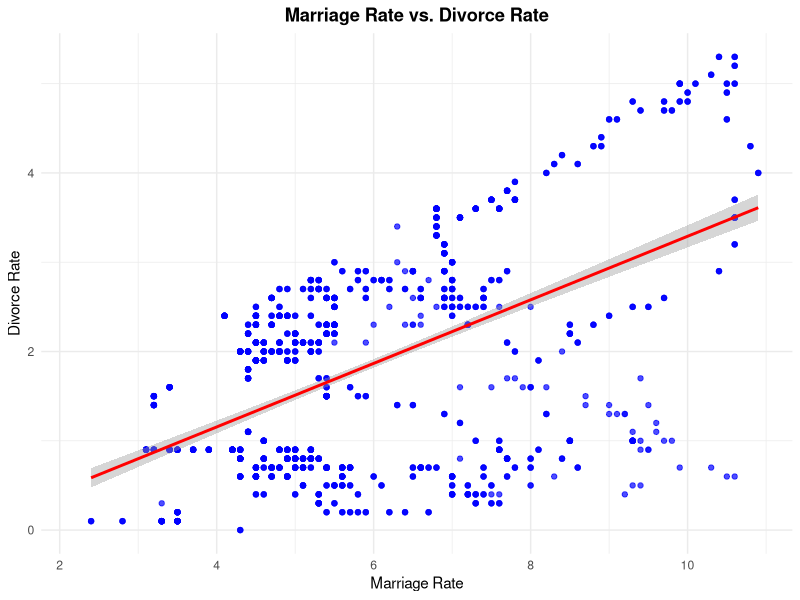
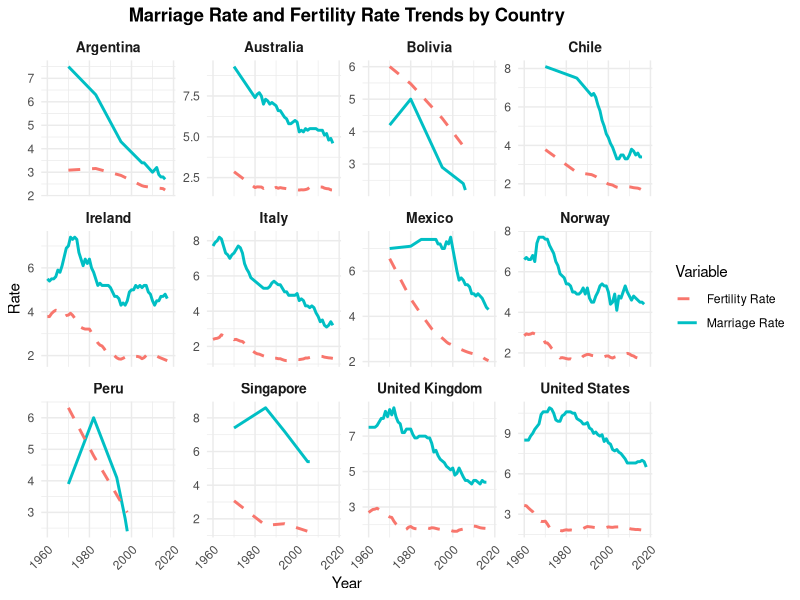
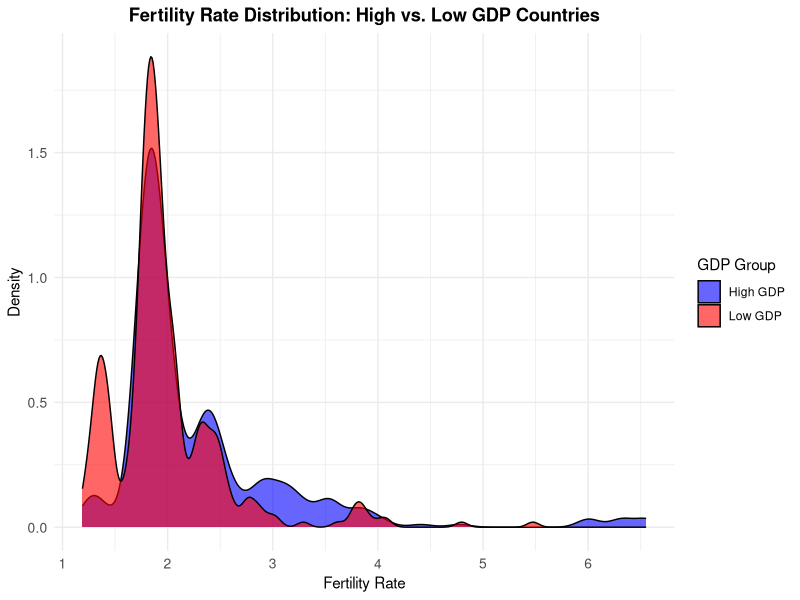
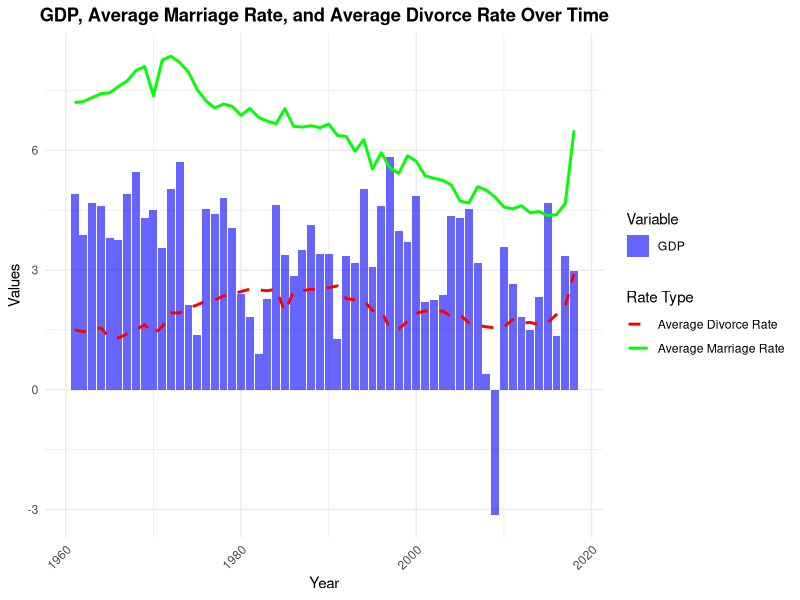
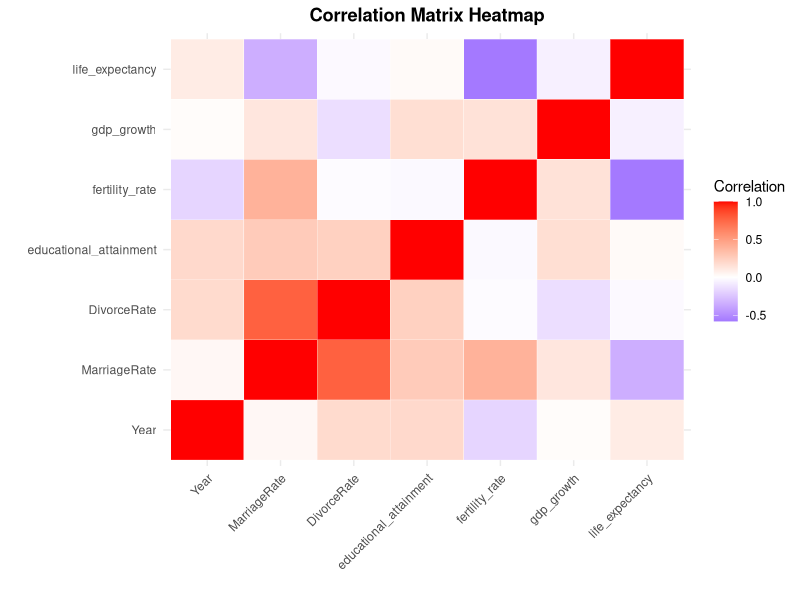

Here is the R script that generated these plots, in order:
## ---- chunk 1
library(ggplot2)
library(dplyr)
library(reshape2)
## ---- chunk 2
marriage_data <- read.csv("marriage-rate-per-1000-inhabitants.csv")
divorce_data <- read.csv("divorces-per-1000-people.csv")
education_data <- read.csv("education_long.csv")
fertility_data <- read.csv("fertility_long.csv")
gdp_data <- read.csv("gdp_long.csv")
life_data <- read.csv("life_long.csv")
## ---- chunk 3
marriage_divorce <- marriage_data |> 
  left_join(divorce_data, by = c("Entity", "Code", "Year")) 
names(marriage_divorce)[1] <- "Country"
names(marriage_divorce)[4] <- "MarriageRate"
names(marriage_divorce)[5] <- "DivorceRate"

filtered_education <- education_data |> 
  filter(Country %in% marriage_divorce$Country & Year %in% marriage_divorce$Year)

filtered_fertility <- fertility_data |> 
  filter(Country %in% marriage_divorce$Country & Year %in% marriage_divorce$Year)

filtered_gdp <- gdp_data |> 
  filter(Country %in% marriage_divorce$Country & Year %in% marriage_divorce$Year)

filtered_life <- life_data |> 
  filter(Country %in% marriage_divorce$Country & Year %in% marriage_divorce$Year)

final_data <- marriage_divorce |>
  left_join(filtered_education, by = c("Country", "Code", "Year")) |>
  left_join(filtered_fertility, by = c("Country", "Code", "Year")) |>
  left_join(filtered_gdp, by = c("Country", "Code", "Year")) |>
  left_join(filtered_life, by = c("Country", "Code", "Year"))

colSums(is.na(final_data))
## ---- chunk 4
ggplot(final_data, aes(x = MarriageRate, y = DivorceRate)) +
  geom_point(alpha = 0.7, color = "blue") +
  geom_smooth(method = "lm", color = "red", se = TRUE) +  # Add a trend line
  labs(
    title = "Marriage Rate vs. Divorce Rate",
    x = "Marriage Rate",
    y = "Divorce Rate"
  ) +
  theme_minimal() +
  theme(
    plot.title = element_text(hjust = 0.5, face = "bold")
  )
## ---- chunk 5
filtered_data <- final_data %>%
  filter(!is.na(MarriageRate) & !is.na(fertility_rate))

# Line plot
ggplot(filtered_data, aes(x = Year)) +
  geom_line(aes(y = MarriageRate, color = "Marriage Rate"), size = 1) +
  geom_line(aes(y = fertility_rate, color = "Fertility Rate"), size = 1, linetype = "dashed") +
  facet_wrap(~ Country, scales = "free_y") +
  labs(
    title = "Marriage Rate and Fertility Rate Trends by Country",
    x = "Year",
    y = "Rate",
    color = "Variable"
  ) +
  theme_minimal() +
  theme(
    plot.title = element_text(hjust = 0.5, face = "bold"),
    axis.text.x = element_text(angle = 45, hjust = 1),
    strip.text = element_text(size = 10, face = "bold")
  )
## ---- chunk 6
final_data <- final_data |> 
  filter(!is.na(gdp_growth) & !is.na(fertility_rate)) |> 
  mutate(
    GDP_Group = ifelse(gdp_growth >= median(gdp_growth, na.rm = TRUE), "High GDP", "Low GDP")
  )

ggplot(final_data, aes(x = fertility_rate, fill = GDP_Group)) +
  geom_density(alpha = 0.6) +  # Semi-transparent fill for overlapping areas
  labs(
    title = "Fertility Rate Distribution: High vs. Low GDP Countries",
    x = "Fertility Rate",
    y = "Density",
    fill = "GDP Group"
  ) +
  scale_fill_manual(values = c("High GDP" = "blue", "Low GDP" = "red")) +
  theme_minimal() +
  theme(
    plot.title = element_text(hjust = 0.5, face = "bold"),
    axis.text = element_text(size = 10)
  )
## ---- chunk 7
plot_data <- final_data %>%
  group_by(Year) %>%
  summarize(
    Avg_MarriageRate = mean(MarriageRate, na.rm = TRUE),
    Avg_DivorceRate = mean(DivorceRate, na.rm = TRUE),
    Avg_GDP = mean(gdp_growth, na.rm = TRUE)
  ) %>%
  ungroup()

library(ggplot2)

ggplot(plot_data) +
  geom_bar(aes(x = Year, y = Avg_GDP, fill = "GDP"), stat = "identity", alpha = 0.6) +
  geom_line(aes(x = Year, y = Avg_MarriageRate, color = "Average Marriage Rate"), size = 1) +
  geom_line(aes(x = Year, y = Avg_DivorceRate, color = "Average Divorce Rate"), size = 1, linetype = "dashed") +
  labs(
    title = "GDP, Average Marriage Rate, and Average Divorce Rate Over Time",
    x = "Year",
    y = "Values",
    fill = "Variable",
    color = "Rate Type"
  ) +
  theme_minimal() +
  theme(
    plot.title = element_text(hjust = 0.5, face = "bold"),
    axis.text.x = element_text(angle = 45, hjust = 1)
  ) +
  scale_fill_manual(values = c("GDP" = "blue")) +
  scale_color_manual(values = c(
    "Average Marriage Rate" = "green",
    "Average Divorce Rate" = "red"
  ))

## ---- chunk 8
numeric_data <- final_data |> 
  select_if(is.numeric) |> 
  scale()

cor_matrix <- cor(numeric_data, use = "complete.obs") 
cor_long <- melt(cor_matrix)

colnames(cor_long) <- c("Variable1", "Variable2", "Correlation")

ggplot(cor_long, aes(x = Variable1, y = Variable2, fill = Correlation)) +
  geom_tile(color = "white") +
  scale_fill_gradient2(
    low = "blue", mid = "white", high = "red", midpoint = 0,
    name = "Correlation"
  ) +
  labs(
    title = "Correlation Matrix Heatmap",
    x = "",
    y = ""
  ) +
  theme_minimal() +
  theme(
    axis.text.x = element_text(angle = 45, hjust = 1), 
    plot.title = element_text(hjust = 0.5, face = "bold")
  )
